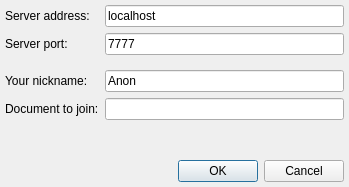
<?xml version="1.0" encoding="UTF-8"?>
<ui version="4.0">
 <class>ConnectDialog</class>
 <widget class="QDialog" name="ConnectDialog">
  <property name="geometry">
   <rect>
    <x>0</x>
    <y>0</y>
    <width>349</width>
    <height>187</height>
   </rect>
  </property>
  <property name="windowTitle">
   <string>Connect to server</string>
  </property>
  <layout class="QVBoxLayout" name="verticalLayout">
   <property name="margin">
    <number>5</number>
   </property>
   <item>
    <layout class="QFormLayout" name="formLayout">
     <property name="topMargin">
      <number>0</number>
     </property>
     <item row="0" column="0">
      <widget class="QLabel" name="label">
       <property name="text">
        <string>Server address:</string>
       </property>
      </widget>
     </item>
     <item row="1" column="0">
      <widget class="QLabel" name="label_2">
       <property name="text">
        <string>Server port:</string>
       </property>
      </widget>
     </item>
     <item row="2" column="0">
      <widget class="Line" name="line">
       <property name="orientation">
        <enum>Qt::Horizontal</enum>
       </property>
      </widget>
     </item>
     <item row="3" column="0">
      <widget class="QLabel" name="label_3">
       <property name="text">
        <string>Your nickname:</string>
       </property>
      </widget>
     </item>
     <item row="4" column="0">
      <widget class="QLabel" name="label_4">
       <property name="text">
        <string>Document to join:</string>
       </property>
      </widget>
     </item>
     <item row="0" column="1">
      <widget class="QLineEdit" name="editAddress">
       <property name="text">
        <string>localhost</string>
       </property>
      </widget>
     </item>
     <item row="3" column="1">
      <widget class="QLineEdit" name="editName">
       <property name="text">
        <string>Anon</string>
       </property>
      </widget>
     </item>
     <item row="1" column="1">
      <widget class="QLineEdit" name="editPort">
       <property name="inputMask">
        <string>00000; </string>
       </property>
       <property name="text">
        <string>7777</string>
       </property>
      </widget>
     </item>
     <item row="4" column="1">
      <widget class="QLineEdit" name="editDoc"/>
     </item>
    </layout>
   </item>
   <item>
    <spacer name="verticalSpacer">
     <property name="orientation">
      <enum>Qt::Vertical</enum>
     </property>
     <property name="sizeHint" stdset="0">
      <size>
       <width>20</width>
       <height>40</height>
      </size>
     </property>
    </spacer>
   </item>
   <item>
    <layout class="QHBoxLayout" name="horizontalLayout">
     <item>
      <spacer name="horizontalSpacer">
       <property name="orientation">
        <enum>Qt::Horizontal</enum>
       </property>
       <property name="sizeHint" stdset="0">
        <size>
         <width>40</width>
         <height>20</height>
        </size>
       </property>
      </spacer>
     </item>
     <item>
      <widget class="QDialogButtonBox" name="buttonBox">
       <property name="orientation">
        <enum>Qt::Horizontal</enum>
       </property>
       <property name="standardButtons">
        <set>QDialogButtonBox::Cancel|QDialogButtonBox::Ok</set>
       </property>
      </widget>
     </item>
    </layout>
   </item>
  </layout>
 </widget>
 <resources/>
 <connections>
  <connection>
   <sender>buttonBox</sender>
   <signal>accepted()</signal>
   <receiver>ConnectDialog</receiver>
   <slot>accept()</slot>
   <hints>
    <hint type="sourcelabel">
     <x>248</x>
     <y>254</y>
    </hint>
    <hint type="destinationlabel">
     <x>157</x>
     <y>274</y>
    </hint>
   </hints>
  </connection>
  <connection>
   <sender>buttonBox</sender>
   <signal>rejected()</signal>
   <receiver>ConnectDialog</receiver>
   <slot>reject()</slot>
   <hints>
    <hint type="sourcelabel">
     <x>316</x>
     <y>260</y>
    </hint>
    <hint type="destinationlabel">
     <x>286</x>
     <y>274</y>
    </hint>
   </hints>
  </connection>
 </connections>
</ui>
